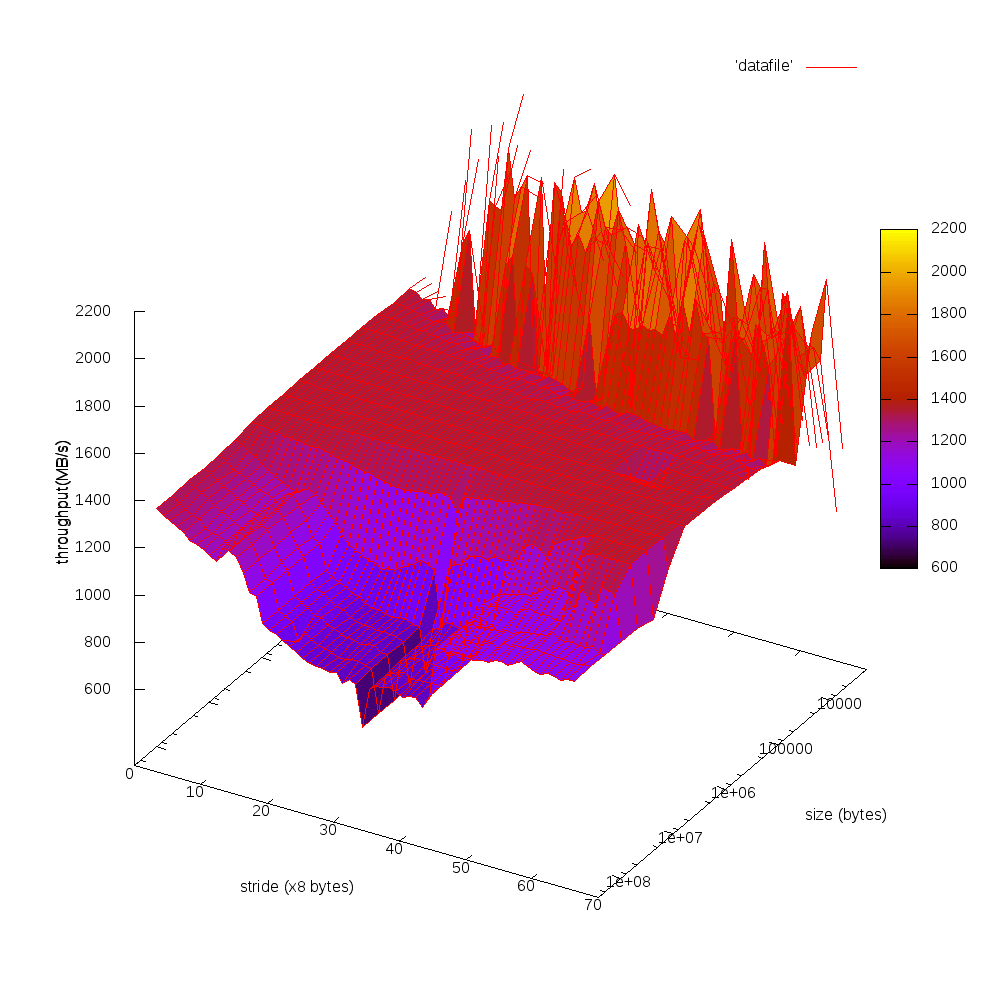

Here is the gnuplot script that generated this plot:
set terminal png size 1000,1000 enhanced font "Helvetica,10"
set output 'mountain.png'

set logscale y
set pm3d
set yrange [268435456:2048]
set zlabel 'throughput(MB/s)'
set xlabel 'stride (x8 bytes)'
set ylabel 'size (bytes)'
set xyplane .2
splot 'datafile' with lines
exit

